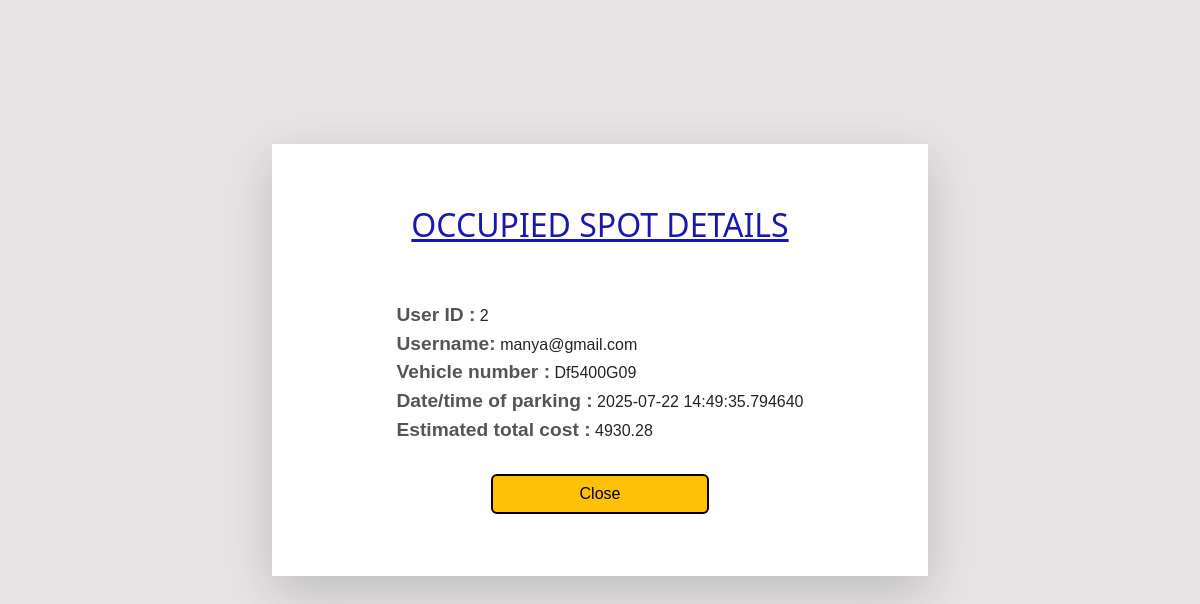
The page /reserved/3/view (signed in) on the database its author committed.
### models.py (models this page shows)
class Reservation(db.Model):
    id = db.Column(db.Integer, primary_key=True)
    user_id = db.Column(db.Integer, db.ForeignKey('user.id'), nullable=False)
    lot_id = db.Column(db.Integer, db.ForeignKey('parkinglot.id'), nullable=False)
    spot_id = db.Column(db.Integer, db.ForeignKey('parkingspot.id'), nullable=False)
    vehicle_id = db.Column(db.Integer, db.ForeignKey('vehicle.id'), nullable=False)
    parking_timestamp = db.Column(db.DateTime, nullable=False)
    leaving_timestamp = db.Column(db.DateTime, nullable=True)
    total_cost = db.Column(db.Float, nullable=True)

class User(db.Model):
    id = db.Column(db.Integer, primary_key=True)
    name=db.Column(db.String(32), nullable=False)
    address = db.Column(db.String(100), nullable=False)
    pincode = db.Column(db.String(10), nullable=False)
    username = db.Column(db.String(32), unique=True, nullable=False)
    passhash = db.Column(db.String(256), nullable=False)
    is_admin = db.Column(db.Boolean, default=False)
    vehicles = db.relationship('Vehicle', backref='user', lazy=True)
    reserve_user= db.relationship('Reservation', backref='user', lazy=True)

class Vehicle(db.Model):
    id = db.Column(db.Integer, primary_key=True)
    user_id = db.Column(db.Integer, db.ForeignKey('user.id'), nullable=False)
    vehicle_number = db.Column(db.String(25), unique=True, nullable=False)
    vehicle_type = db.Column(db.String(20))
    reserved_vehicle = db.relationship('Reservation', backref='vehicle', lazy=True)

### routes.py (the view)
@app.route('/reserved/<int:id>/view')
@admin_required
def view_reserve(id):
    reservation=Reservation.query.get(id)
    leaving_timestamp = datetime.now()
    parking_timestamp= reservation.parking_timestamp
    duration = leaving_timestamp - parking_timestamp
    hrs = duration.total_seconds() / 3600
    est_cost = round(hrs * reservation.parkinglot.price_per_hour, 2)
    return render_template('spot/occupiedspot.html',reservation=reservation,est_cost=est_cost)

### routes.py (called while the page is built)
def admin_required(f):
    @wraps(f)
    def decorated_function(*args, **kwargs):
        if 'user_id' not in session:
            flash('Please login to continue')
            return redirect(url_for('login'))
        user= User.query.get(session['user_id'])
        if not user.is_admin:
            flash('You do not have permission to access this page')
            return redirect(url_for('user'))
        return f(*args, **kwargs)
    return decorated_function

### templates/spot/occupiedspot.html (shortened to what this page needs)
{% extends 'layout.html' %}
{% block content %}
    <div class="container-fluid d-flex justify-content-center align-items-center" style="height: 90vh;">
        <div class="col-6 shadow-lg">
            <div class="chfont ">
                <h2>OCCUPIED SPOT DETAILS</h2>
            </div>
            <div class="info-line mt-5">
                <div class="data">
                    <span class="label">User ID :</span> {{ reservation.user_id }}
                    <br>
                    <span class="label">Username:</span> {{ reservation.user.username }}
                    <br>
                    <span class="label">Vehicle number :</span> {{ reservation.vehicle.vehicle_number }}
                    <br>
                    <span class="label">Date/time of parking :</span> {{ reservation.parking_timestamp }}
                    <br>
                    <span class="label">Estimated total cost :</span> {{ est_cost }}
                </div>
            </div>
            <div class=" d-grid gap-2 col-4 mx-auto">
                <a href="{{url_for('admin')}}" class="btn btn-warning mt-4" style="border:2px solid black">
                    Close
                 </a>
            </div>
</body>
</html>
{% endblock %}

### templates/layout.html (style rules this page uses)
body { font-family: Arial, sans-serif; background-color: #e6e4e4; }
.col-6 { display: flex; flex-direction: column; background-color: white; align-items: center; justify-content: center; }

### templates/spot/occupiedspot.html (style rules this page uses)
.info-line { margin: 5px 0; font-family: Arial, sans-serif; }
.label { font-weight: bold; color: #555; }
.col-6 { width: 60%; height: 60%; }
.chfont { font-family:system-ui, -apple-system, BlinkMacSystemFont, 'Segoe UI', Roboto, Oxygen, Ubuntu, Cantarell; text-decoration: underline; color: rgb(25, 25, 176); }
span { font-size: larger; }

### rows shown on the page
Reservation: user_id "2", parking_timestamp "2025-07-22 14:49:35.794640"
User: user.username "manya@gmail.com"
Vehicle: vehicle.vehicle_number "Df5400G09"
